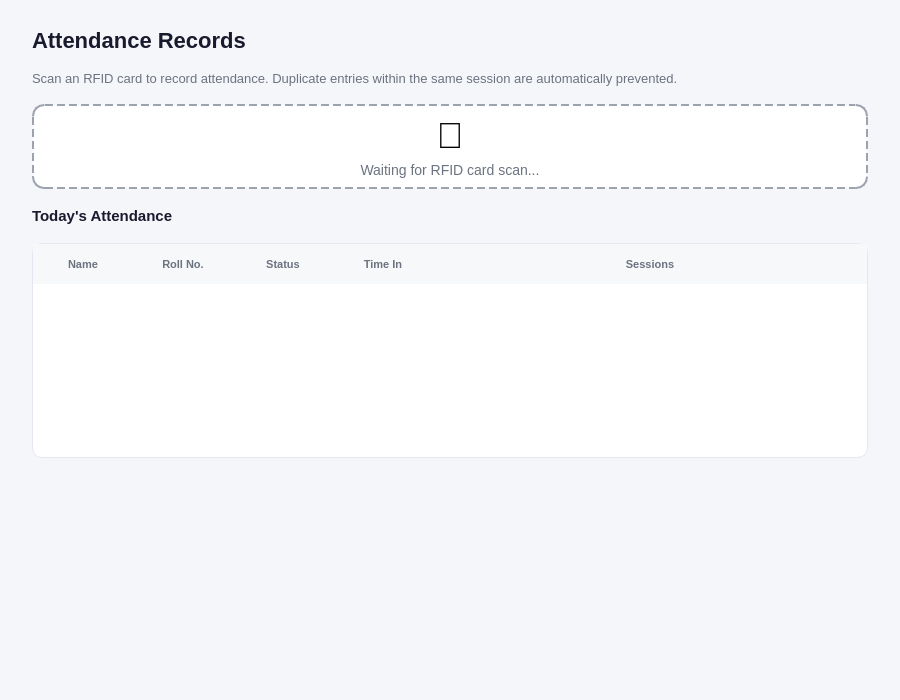
<?xml version='1.0' encoding='UTF-8'?>
<ui version="4.0"><class>AttendancePage</class><widget class="QWidget" name="AttendancePage">
 <property name="geometry"><rect><x>0</x><y>0</y><width>900</width><height>700</height></rect></property>
 <property name="windowTitle"><string>AttendancePage</string></property>
 <property name="styleSheet"><string notr="true">QWidget#AttendancePage { background-color: #F5F6FA; }</string></property>
         <layout class="QVBoxLayout" name="attendanceLayout">
          <property name="leftMargin"><number>32</number></property><property name="topMargin"><number>28</number></property><property name="rightMargin"><number>32</number></property><property name="bottomMargin"><number>28</number></property><property name="spacing"><number>18</number></property>

          <item>
           <widget class="QLabel" name="labelAttTitle">
            <property name="text"><string>Attendance Records</string></property>
            <property name="styleSheet"><string notr="true">color: #1A1A2E;font-size:22px;font-weight:700;background:transparent;border:none;</string></property>
           </widget>
          </item>

          <item>
           <widget class="QLabel" name="labelAttInfo">
            <property name="text"><string>Scan an RFID card to record attendance. Duplicate entries within the same session are automatically prevented.</string></property>
            <property name="wordWrap"><bool>true</bool></property>
            <property name="styleSheet"><string notr="true">color:#6B7280;font-size:13px;background:transparent;border:none;</string></property>
           </widget>
          </item>

          <item>
           <widget class="QFrame" name="scanBox">
            <property name="minimumHeight"><number>130</number></property>
            <property name="maximumHeight"><number>130</number></property>
            <property name="styleSheet"><string notr="true">QFrame#scanBox{background-color:#FFFFFF;border:2px dashed #9CA3AF;border-radius:12px;}</string></property>
            <layout class="QVBoxLayout" name="scanBoxLayout">
             <item>
              <widget class="QLabel" name="labelScanIcon">
               <property name="text"><string>📡</string></property>
               <property name="alignment"><set>Qt::AlignCenter</set></property>
               <property name="styleSheet"><string notr="true">font-size:36px;background:transparent;border:none;</string></property>
              </widget>
             </item>
             <item>
              <widget class="QLabel" name="labelScanText">
               <property name="text"><string>Waiting for RFID card scan...</string></property>
               <property name="alignment"><set>Qt::AlignCenter</set></property>
               <property name="styleSheet"><string notr="true">color:#6B7280;font-size:14px;background:transparent;border:none;</string></property>
              </widget>
             </item>
            </layout>
           </widget>
          </item>

          <item>
           <widget class="QLabel" name="labelAttTableTitle">
            <property name="text"><string>Today's Attendance</string></property>
            <property name="styleSheet"><string notr="true">color: #1A1A2E;font-size:15px;font-weight:600;background:transparent;border:none;</string></property>
           </widget>
          </item>

          <item>
           <widget class="QTableWidget" name="tableAttendance">
            <property name="styleSheet">
             <string notr="true">QTableWidget{background-color:#FFFFFF;border:1px solid #E5E7F0;border-radius:10px;gridline-color:#EDEFF5;font-size:13px;}
QHeaderView::section{background-color:#F7F8FA;color:#6B7280;font-size:11px;font-weight:600;padding:11px 14px;border:none;}
QTableWidget::item{padding:11px 14px;color:#374151;}
QTableWidget::item:selected{background-color:#FDECEA;color:#1A1A2E;}
QTableWidget::item:hover{background-color:#F7F8FA;}</string>
            </property>
            <property name="editTriggers"><set>QAbstractItemView::NoEditTriggers</set></property>
            <property name="selectionBehavior"><enum>QAbstractItemView::SelectRows</enum></property>
            <property name="selectionMode"><enum>QAbstractItemView::SingleSelection</enum></property>
            <attribute name="horizontalHeaderStretchLastSection"><bool>true</bool></attribute>
            <attribute name="verticalHeaderVisible"><bool>false</bool></attribute>
            <column><property name="text"><string>Name</string></property></column>
            <column><property name="text"><string>Roll No.</string></property></column>
            <column><property name="text"><string>Status</string></property></column>
            <column><property name="text"><string>Time In</string></property></column>
            <column><property name="text"><string>Sessions</string></property></column>
           </widget>
          </item>

          <item><spacer><property name="orientation"><enum>Qt::Vertical</enum></property><property name="sizeHint" stdset="0"><size><width>20</width><height>40</height></size></property></spacer></item>

         </layout>
        </widget>

        <resources /><connections /></ui>
